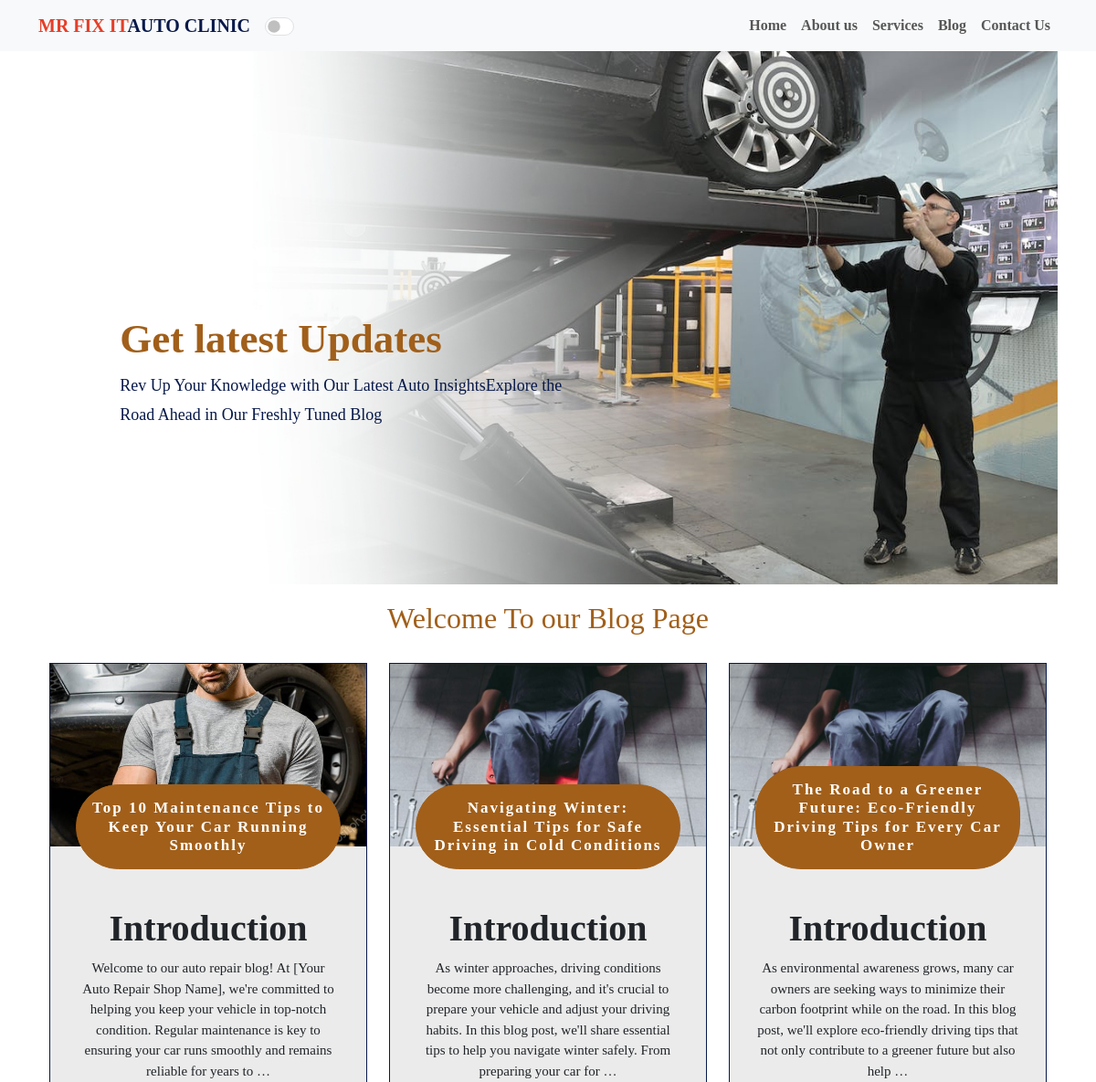
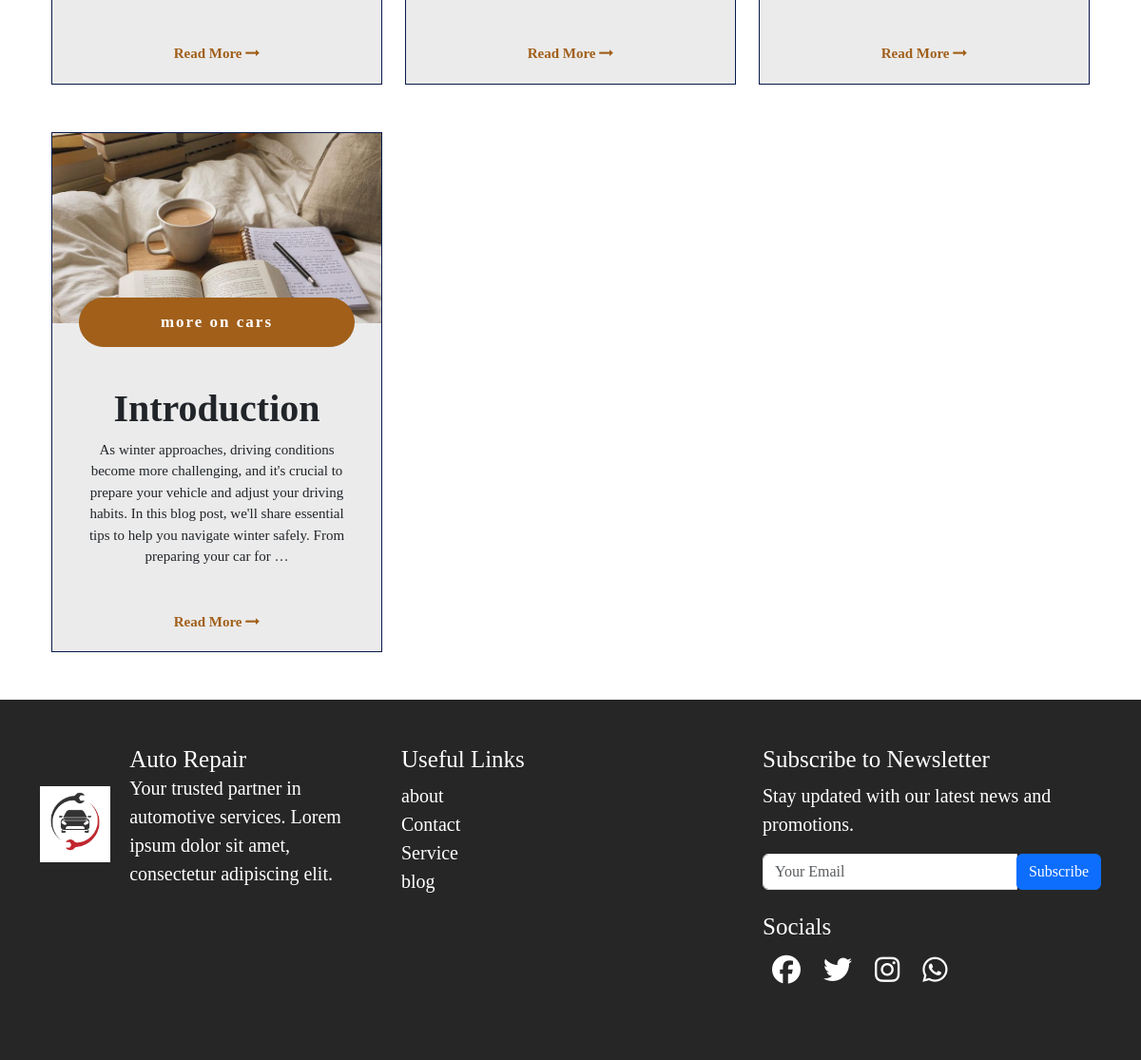
The page /blog/blog/ on the database its author committed (2 pictures, top to bottom).
### blog/models.py (models this page shows, shortened)
class Blog(models.Model):
    title = models.CharField(max_length=200)
    image = models.ImageField(upload_to='blog_images/')
    content = RichTextField()
    created_at = models.DateTimeField(default=timezone.now)
    updated_at = models.DateTimeField(auto_now=True)

### blog/views.py (the view)
# urls.py: 2. Add a URL to urlpatterns:  path('blog/', include('blog.urls'))
def blog(request):
    blogs = Blog.objects.all()
    context={"blogs": blogs}
    return render(request, 'pages/blog.html', context)

### socials/context_processors.py (called while the page is built)
def socials(request):
    socials = Socials.objects.filter().first()
    return {"socials": socials}

### templates/pages/blog.html (shortened to what this page needs)
{% extends 'base.html' %}
{% load static %}
{% block body %}
{% include 'messages.html' %}
<div id="carouselExampleCaptions" data-bs-ride="carousel" class="carousel slide" style="background-image: url('{% static "image/home.jpg" %}');">
    <div class="carousel-inner">
        <div class="carousel-item active">
          <div class="carousel-caption">
            <h5 class="animated fadeInDown text-orange" style="animation-delay: 0.5s;">Get latest Updates</h5>
            <p class="animated fadeInUp  text-hero" style="animation-delay: 1s;">
                Rev Up Your Knowledge with Our Latest Auto InsightsExplore the Road Ahead in Our Freshly Tuned Blog
            </p>
            <p class="animated fadeInUp" style="animation-delay: 1.5s;"><a class="text-white bg-blue" href="{% url 'home' %}">Home</a></p>
          </div>
        </div>
    </div>
  </div>
  <div class="container">
    <div class="row">
        <div class="col-md-12">
            <div class="section-headrer">
                <h2 class="text-orange"> Welcome To our Blog Page</h2>
            </div>
        </div>
    </div>
    <div class="row">
        {% for blog in blogs %}
            <div class="col-md-4">
                <div class="single-blog">
                    <div class="blog-bg blog-bg-1" style="background-image: url('{{ blog.image.url }}');">
                        <h2 class="bg-orange">{{ blog.title }} </h2>
                    </div>
                    <div class="blog-text">
                        <p> {{ blog.content|safe|truncatewords:40 }} </p>
                        <a href="{% url 'blog_post' post_id=blog.id %}" class="btn-area text-orange"> Read More <i class="fa fa-long-arrow-right"></i></a>
                    </div>
                </div>
            </div>
        {% endfor %}
    </div>
  </div>
{% endblock %}

### static/css/colors.css (style rules this page uses)
body.light-mode { --navbar-bg-color: #f8f9fa; --navbar-text-color: #212529; --body-bg-color: #ffffff; --text-orange: #A15F1A; --bg-orange: #A15F1A; --text-blue: #08194a; --text-hero: #08194a; --bg-white: white; --text-whit: white; --text-blac: black; --bg-footer: #262626; --bg-dac: #262626; --bg-whit: white; --txt-black: black; }
body { background-color: var(--body-bg-color); }
.text-orange { color: var(--text-orange); }
.text-hero { color: var(--text-hero); }
.bg-orange { background-color: var(--bg-orange); }

### static/css/style.css (style rules this page uses)
* { font-family: montserrat; }
.carousel { background-size: cover; position: center; height: 80vh; }
.carousel-item { height: 100vh; min-height: 300px; }
.carousel-caption { bottom:220px; z-index: 2; left: 8%; }
.carousel-caption h5 { font-size: 45px; margin-top: 25px; font-weight: 700; text-align: left; }
.carousel-caption p { width: 60%; font-size: 18px; line-height: 1.8; text-align: left; }
.carousel-caption a { text-transform: uppercase; text-decoration: none; padding: 5px 20px; display: inline-block; margin-top: 15px; border-radius: 5px; text-align: left; }
.section-headrer { text-align: center; margin-top: 18px; margin-bottom: 30px; }
.single-blog { border: 1px solid #08194a; text-align: center; background: #ebebeb; margin-bottom: 50px; }
.blog-bg { height: 200px; position: relative; }
.blog-bg-1 { -webkit-background-size: cover; background-size: cover; background-position: center; }
.blog-bg h2 { color: #fff; border: 1px solid #A15F1A; font-size: 17px; align-items: center; font-weight: 700; padding: 15px; position: absolute; left: 8%; width: 84%; margin: 0; bottom: -25px; border-radius: 50px; letter-spacing: 2px; }
.blog-text { padding: 50px 30px 20px; font-size: 15px; font-weight: 400px; }
.btn-area { display: inline-block; font-style: 17px; font-weight: 700; margin-top: 30px; text-transform: capitalize; text-decoration: none; }

### rows shown on the page
Blog: image (picture), title "Top 10 Maintenance Tips to Keep Your Car Running Smoothly", content "Introduction Welcome to our auto repair blog! At [Your Auto Repair Shop Name], we're committed to helping you keep your vehicle in top-notch condition. Regular maintenance is key to ensuring your car runs smoothly and remains reliable for years to …"
Blog: image (picture), title "Navigating Winter: Essential Tips for Safe Driving in Cold Conditions", content "Introduction As winter approaches, driving conditions become more challenging, and it's crucial to prepare your vehicle and adjust your driving habits. In this blog post, we'll share essential tips to help you navigate winter safely. From preparing your car for …"
Blog: image (picture), title "The Road to a Greener Future: Eco-Friendly Driving Tips for Every Car Owner", content "Introduction As environmental awareness grows, many car owners are seeking ways to minimize their carbon footprint while on the road. In this blog post, we'll explore eco-friendly driving tips that not only contribute to a greener future but also help …"
Blog: image (picture), title "more on cars", content "Introduction As winter approaches, driving conditions become more challenging, and it's crucial to prepare your vehicle and adjust your driving habits. In this blog post, we'll share essential tips to help you navigate winter safely. From preparing your car for …"
